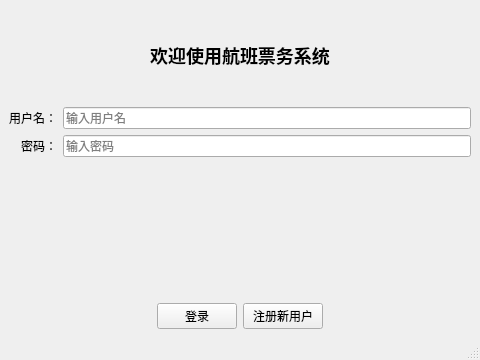
<?xml version="1.0" encoding="UTF-8"?>
<ui version="4.0">
 <class>MainWindow</class>
 <widget class="QMainWindow" name="MainWindow">
  <property name="geometry">
   <rect>
    <x>0</x>
    <y>0</y>
    <width>480</width>
    <height>360</height>
   </rect>
  </property>
  <property name="windowTitle">
   <string>航班票务系统 - 登录</string>
  </property>
  <widget class="QWidget" name="centralwidget">
   <layout class="QVBoxLayout" name="verticalLayout" stretch="0,0,0,0">
    <item>
     <widget class="QLabel" name="titleLabel">
      <property name="styleSheet">
       <string notr="true">font-size: 18px; font-weight: bold;</string>
      </property>
      <property name="text">
       <string>欢迎使用航班票务系统</string>
      </property>
      <property name="alignment">
       <set>Qt::AlignmentFlag::AlignCenter</set>
      </property>
     </widget>
    </item>
    <item>
     <layout class="QFormLayout" name="formLayout">
      <property name="labelAlignment">
       <set>Qt::AlignmentFlag::AlignRight|Qt::AlignmentFlag::AlignTrailing|Qt::AlignmentFlag::AlignVCenter</set>
      </property>
      <item row="0" column="0">
       <widget class="QLabel" name="usernameLabel">
        <property name="text">
         <string>用户名：</string>
        </property>
       </widget>
      </item>
      <item row="0" column="1">
       <widget class="QLineEdit" name="usernameLineEdit">
        <property name="placeholderText">
         <string>输入用户名</string>
        </property>
       </widget>
      </item>
      <item row="1" column="0">
       <widget class="QLabel" name="passwordLabel">
        <property name="text">
         <string>密码：</string>
        </property>
       </widget>
      </item>
      <item row="1" column="1">
       <widget class="QLineEdit" name="passwordLineEdit">
        <property name="echoMode">
         <enum>QLineEdit::EchoMode::Password</enum>
        </property>
        <property name="placeholderText">
         <string>输入密码</string>
        </property>
       </widget>
      </item>
     </layout>
    </item>
    <item>
     <widget class="QLabel" name="statusLabel">
      <property name="text">
       <string/>
      </property>
      <property name="alignment">
       <set>Qt::AlignmentFlag::AlignCenter</set>
      </property>
     </widget>
    </item>
    <item>
     <layout class="QHBoxLayout" name="buttonLayout">
      <item>
       <spacer name="horizontalSpacer">
        <property name="orientation">
         <enum>Qt::Orientation::Horizontal</enum>
        </property>
        <property name="sizeHint" stdset="0">
         <size>
          <width>40</width>
          <height>20</height>
         </size>
        </property>
       </spacer>
      </item>
      <item>
       <widget class="QPushButton" name="loginButton">
        <property name="text">
         <string>登录</string>
        </property>
       </widget>
      </item>
      <item>
       <widget class="QPushButton" name="registerButton">
        <property name="text">
         <string>注册新用户</string>
        </property>
       </widget>
      </item>
      <item>
       <spacer name="horizontalSpacer_2">
        <property name="orientation">
         <enum>Qt::Orientation::Horizontal</enum>
        </property>
        <property name="sizeHint" stdset="0">
         <size>
          <width>40</width>
          <height>20</height>
         </size>
        </property>
       </spacer>
      </item>
     </layout>
    </item>
   </layout>
  </widget>
  <widget class="QMenuBar" name="menubar">
   <property name="geometry">
    <rect>
     <x>0</x>
     <y>0</y>
     <width>480</width>
     <height>21</height>
    </rect>
   </property>
  </widget>
  <widget class="QStatusBar" name="statusbar"/>
 </widget>
 <resources/>
 <connections/>
</ui>
